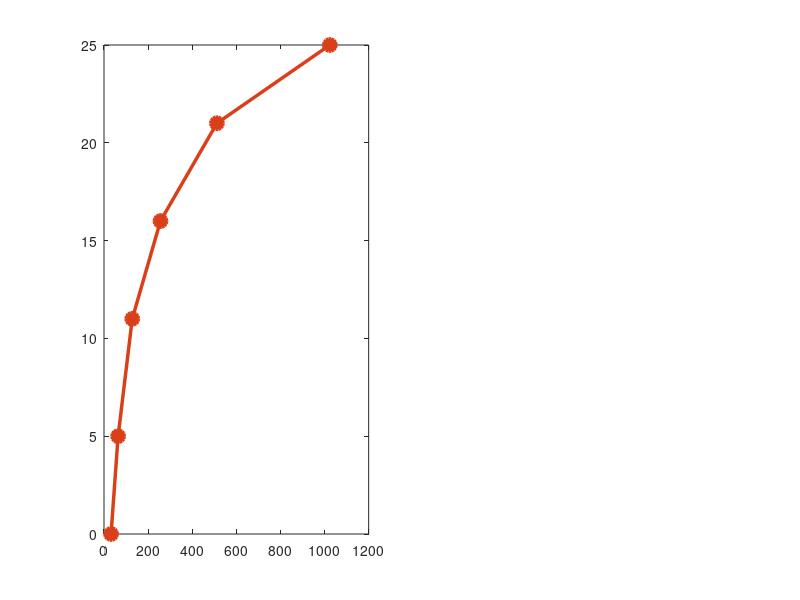

Write MATLAB code to recreate this figure. (Note: this script raises an error after producing the figure.)
%% Слайд 14 — UMa & InH График
%  MATLAB R2024b | Командыг өгөхөд шууд ажиллана
 
clc; clear; close all; rng(42);
 
%% ── Параметрүүд ──────────────────────────────────────────
fc_UMa    = 3.5e9;
d_gNB_RIS = 50;
d_RIS_UE  = 100;
P_tx_dBm  = 30;   P_tx = 10^((P_tx_dBm-30)/10);
P_n_dBm   = -94;  P_n  = 10^((P_n_dBm-30)/10);
nTx       = 64;
 
PL_UMa = @(d) max(13.54+39.08*log10(max(d,10))+20*log10(fc_UMa/1e9), ...
                   28   +22   *log10(max(d,10))+20*log10(fc_UMa/1e9));
b_dir          = 10^(-PL_UMa(d_gNB_RIS+d_RIS_UE)/10);
SNR_noRIS_dB   = 10*log10(b_dir * P_tx * nTx / P_n);
 
%% ── Слайдын утгууд ───────────────────────────────────────
slide_M_UMa   = [32,  64, 128, 256, 512, 1024];
slide_SNR_UMa = [ 0,   5,  11,  16,  21,   25];
 
M_InH    = {'RIS-гүй','M=64','M=128','M=256'};
cov_pct  = [35, 79, 95, 100];
tput     = [215, 650, 1200, 1847];
latency  = [12.4, 6.0, 3.2, 1.9];
 
%% ── Figure ───────────────────────────────────────────────
figure('Name','Слайд 14', ...
    'Position',[80 80 1250 540], 'Color','white');
 
%% ══ ЗҮҮН: UMa SNR vs M ════════════════════════════════════
ax1 = subplot(1,2,1);
 
plot(slide_M_UMa, slide_SNR_UMa, '-o', ...
    'Color',[0.85 0.25 0.10], 'LineWidth',2.5, ...
    'MarkerSize',9, 'MarkerFaceColor',[0.85 0.25 0.10], ...
    'DisplayName','RIS-assisted SNR');
hold on;
 
yline(SNR_noRIS_dB, '--', ...
    'Color',[0.5 0.5 0.5], 'LineWidth',1.8, ...
    'DisplayName', sprintf('RIS-гүй (%.1f дБ)', SNR_noRIS_dB));
 
% Утгын шошго
for i = 1:length(slide_M_UMa)
    text(slide_M_UMa(i), slide_SNR_UMa(i)+1.5, ...
        num2str(slide_SNR_UMa(i)), ...
        'HorizontalAlignment','center', ...
        'FontSize',11, 'FontWeight','bold', ...
        'Color',[0.85 0.25 0.10]);
end
 
% +18.4 дБ тэмдэглэгээ
annotation('textarrow',[0.235 0.215],[0.60 0.70], ...
    'String','+18.4 дБ','FontSize',9, ...
    'HeadStyle','vback2','Color',[0.2 0.5 0.2]);
 
set(ax1, 'XTick', slide_M_UMa, ...
    'XTickLabel',{'32','64','128','256','512','1024'}, ...
    'FontSize',11, 'Box','off', 'YGrid','on', 'GridAlpha',0.4);
xlim([20 1200]); ylim([-5 30]); yticks(-5:5:30);
xlabel('M (RIS элемент)', 'FontSize',12, 'FontWeight','bold');
ylabel('SNR (дБ)',         'FontSize',12, 'FontWeight','bold');
title({'Хотын Гадна Орчин (UMa)','SNR vs M (d=150м, NLoS)'}, ...
    'FontSize',12, 'FontWeight','bold');
legend('Location','northwest','FontSize',9);
grid on; box on;
 
%% ══ БАРУУН: InH Coverage Ratio ════════════════════════════
ax2 = subplot(1,2,2);
 
bar_colors = {[0.65 0.65 0.75],[0.45 0.65 0.90], ...
              [0.25 0.50 0.85],[0.15 0.35 0.75]};
 
for i = 1:4
    bar(i, cov_pct(i), 0.65, ...
        'FaceColor', bar_colors{i}, 'EdgeColor','none');
    hold on;
 
    % % шошго — баганын ДЭЭР (хэвийн байршил)
    text(i, cov_pct(i)+1.8, [num2str(cov_pct(i)) '%'], ...
        'HorizontalAlignment','center', ...
        'FontSize',12, 'FontWeight','bold', ...
        'Color', bar_colors{i});
 
    % Throughput & latency — баганын ДОТОР, доод хэсэгт
    text(i, cov_pct(i)*0.38, ...
        sprintf('%d Mbps\n%.1f ms', tput(i), latency(i)), ...
        'HorizontalAlignment','center', ...
        'VerticalAlignment','middle', ...
        'FontSize',8, 'Color',[0.98 0.98 0.98], ...
        'FontWeight','bold');
end
 
yline(99.7,'--','Color',[0 0.7 0.3],'LineWidth',1.5, ...
    'Label','99.7% (зорилт)', ...
    'LabelHorizontalAlignment','right', ...
    'FontSize',9,'FontWeight','bold');
 
set(ax2,'XTick',1:4,'XTickLabel',M_InH,'FontSize',11);
xlabel('RIS тохиргоо',     'FontSize',12,'FontWeight','bold');
ylabel('Хамрах Хүрээ (%)', 'FontSize',12,'FontWeight','bold');
title({'Дотор Орчин (InH)','Coverage Ratio (20×30 м оффис)'}, ...
    'FontSize',12,'FontWeight','bold');
ylim([0 115]); grid on; box on;
 
sgtitle('5. Симуляцийн үр дүн  —  Слайд 14', ...
    'FontSize',14,'FontWeight','bold','Color',[0.08 0.20 0.50]);
